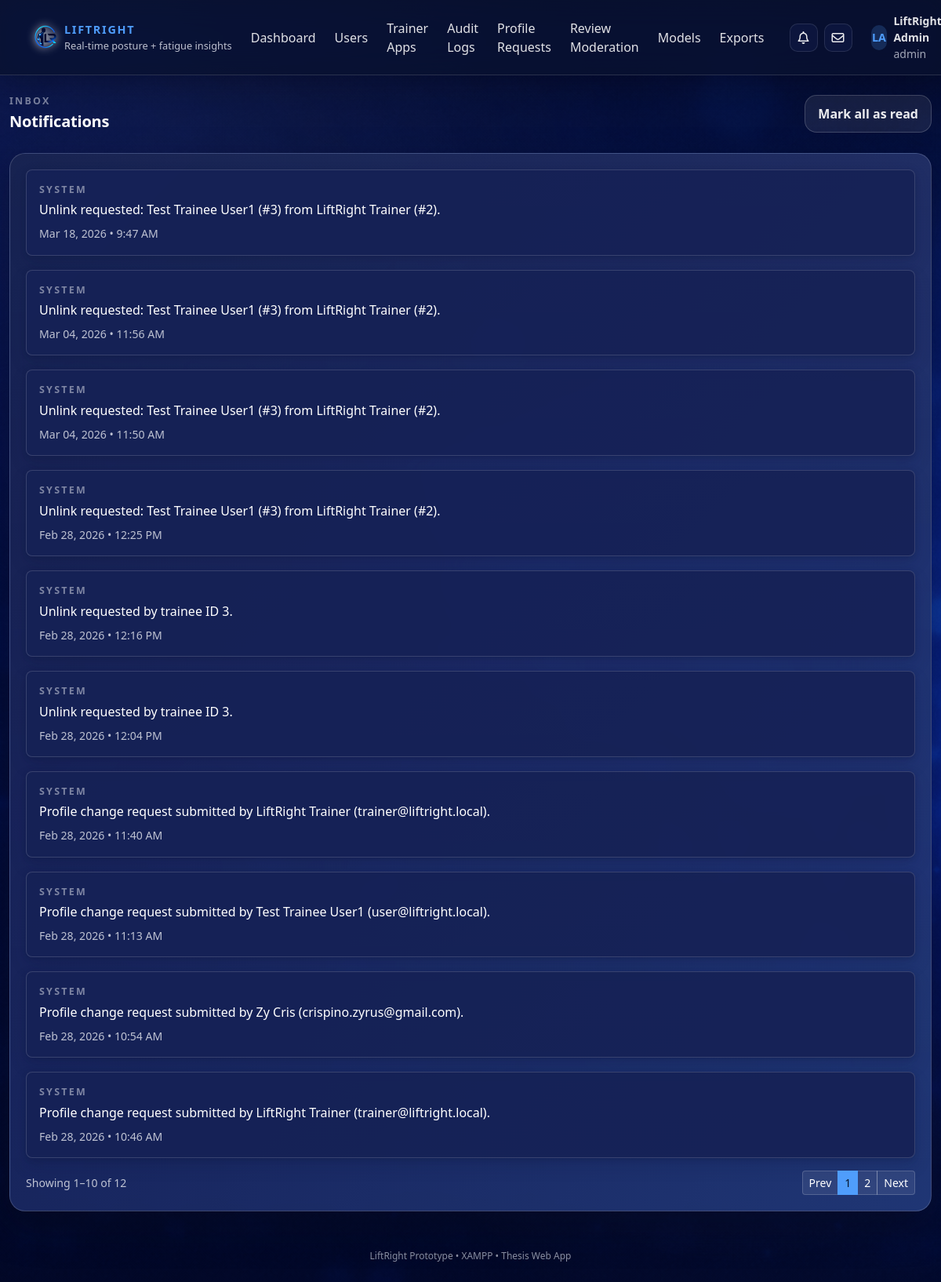
Before: /web/notifications.php (signed in) with the older database file.
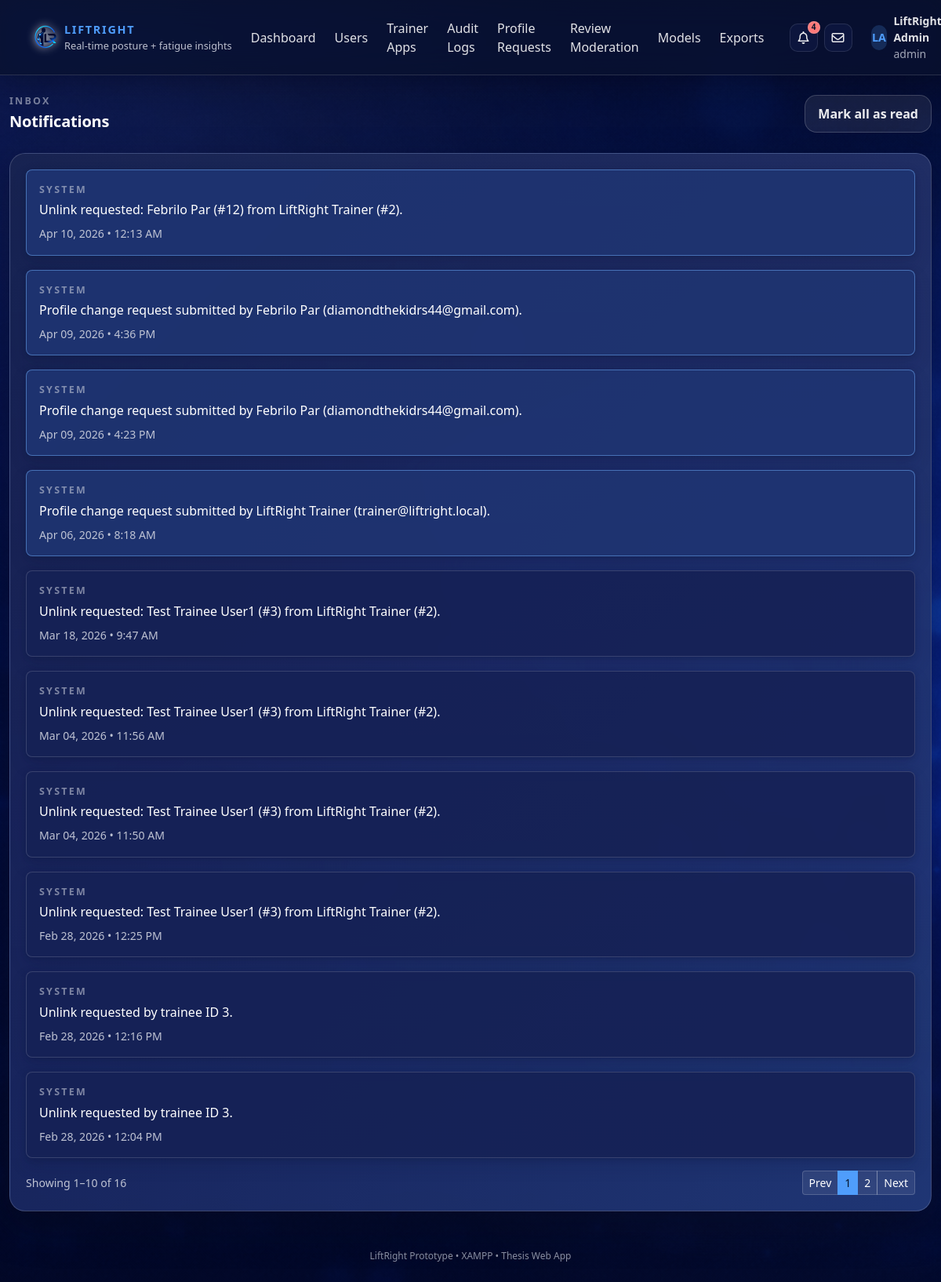
After: the same page with the newer database file.
### tables this page shows
CREATE TABLE `notifications` (
  `notif_id` bigint NOT NULL,
  `user_id` int NOT NULL,
  `notif_type` enum('assignment','review_posted','session_uploaded','system') NOT NULL DEFAULT 'system',
  `message` varchar(255) NOT NULL,
  `log_id` bigint DEFAULT NULL,
  `from_user_id` int DEFAULT NULL,
  `is_read` tinyint(1) NOT NULL DEFAULT '0',
  `created_at` timestamp NOT NULL DEFAULT CURRENT_TIMESTAMP
);

### web/config/config.php (called while the page is built, shortened)
<?php
$BASE_URL = "/liftright/web";
function h(string $s): string {
  return htmlspecialchars($s, ENT_QUOTES, 'UTF-8');
}

### web/includes/db_helpers.php (called while the page is built, shortened)
<?php
if (!function_exists('table_exists')) {
  function table_exists(mysqli $db, string $table): bool {
    static $cache = [];
    if (isset($cache[$table])) return $cache[$table];
    $stmt = $db->prepare("
      SELECT 1
      FROM information_schema.tables
      WHERE table_schema = DATABASE()
        AND table_name = ?
      LIMIT 1
    ");
    $stmt->bind_param("s", $table);
    $stmt->execute();
    $res = $stmt->get_result();
    $exists = ($res && $res->num_rows > 0);
    return $cache[$table] = $exists;
  }
}

### web/notifications.php (the view, shortened to what the changed rows need)
<?php
require_once __DIR__ . '/config/config.php';
$user_id = (int)$_SESSION['user_id'];
$page = max(1, (int)($_GET['page'] ?? 1));
$per_page = 10;
$stmt = $mysqli->prepare("SELECT COUNT(*) AS cnt FROM notifications WHERE user_id = ?");
$stmt->bind_param("i", $user_id);
$stmt->execute();
$total_rows = (int)$stmt->get_result()->fetch_assoc()['cnt'];
$total_pages = max(1, ceil($total_rows / $per_page));
$offset = ($page - 1) * $per_page;
$notifs = [];
$stmt = $mysqli->prepare("
  SELECT notif_id, notif_type, message, log_id, is_read, created_at
  FROM notifications
  WHERE user_id = ?
  ORDER BY created_at DESC
  LIMIT ? OFFSET ?
");
$stmt->bind_param("iii", $user_id, $per_page, $offset);
$stmt->execute();
$res = $stmt->get_result();
while ($n = $res->fetch_assoc()) $notifs[] = $n;
require __DIR__ . '/includes/head.php';
?>
<body>
<?php require __DIR__ . '/includes/navbar.php'; ?>
<div class="lr-page-wrapper">
  <div class="container lr-main-container py-4">
    <div class="row mb-4 align-items-center">
      <div class="col-md-8">
        <h1 class="lr-section-heading mb-1">Notifications</h1>
      </div>
    </div>
    <div class="lr-card">
      <div class="lr-card-body">
        <?php if (count($notifs) === 0): ?>
          <div class="lr-stat-subtext">No notifications yet.</div>
        <?php else: ?>
          <div class="d-grid gap-3">
            <?php foreach ($notifs as $n): ?>
              <?php $isUnread = ((int)$n['is_read'] === 0); ?>
              <div class="p-3 rounded-3 lr-notif-card <?= $isUnread ? 'lr-notif-card-unread' : '' ?>">
                <div class="d-flex justify-content-between align-items-start gap-3">
                  <div>
                    <div class="lr-section-title mb-1"><?= h($n['notif_type']) ?></div>
                    <div><?= h($n['message']) ?></div>
                    <div class="lr-stat-subtext mt-2">
                      <?= h(date("M d, Y • g:i A", strtotime($n['created_at']))) ?>
                    </div>
                  </div>
                </div>
              </div>
            <?php endforeach; ?>
          </div>
          <?php if ($total_pages > 1): ?>
            <div class="d-flex justify-content-between align-items-center mt-3">
              <div class="lr-stat-subtext">
                Showing <?= ($offset + 1) ?>–<?= min($offset + $per_page, $total_rows) ?> of <?= $total_rows ?>
              </div>
              <ul class="pagination pagination-sm mb-0">
                <li class="page-item<?= $page <= 1 ? ' disabled' : '' ?>">
                  <a class="page-link" href="<?= $BASE_URL ?>/notifications.php?page=<?= $page-1 ?>">Prev</a>
                </li>
                <?php for ($p=1; $p <= $total_pages; $p++): ?>
                  <li class="page-item<?= $p === $page ? ' active' : '' ?>">
                    <a class="page-link" href="<?= $BASE_URL ?>/notifications.php?page=<?= $p ?>"><?= $p ?></a>
                  </li>
                <?php endfor; ?>
                <li class="page-item<?= $page >= $total_pages ? ' disabled' : '' ?>">
                  <a class="page-link" href="<?= $BASE_URL ?>/notifications.php?page=<?= $page+1 ?>">Next</a>
                </li>
              </ul>
            </div>
          <?php endif; ?>
        <?php endif; ?>
      </div>
    </div>
  </div>
</div>
<?php require __DIR__ . '/includes/footer.php'; ?>

### web/includes/navbar.php (shortened to what the changed rows need)
<?php
global $BASE_URL;
global $mysqli;
require_once __DIR__ . '/db_helpers.php';
$role = $_SESSION['role'] ?? null;
$user_id = (int)($_SESSION['user_id'] ?? 0);
function unread_count(mysqli $db, int $user_id, string $table): int {
  $allowed = ['notifications', 'messages'];
  if (!table_exists($db, $table)) return 0;
  if ($table === 'notifications') {
    $sql = "SELECT COUNT(*) AS c FROM notifications WHERE user_id = ? AND is_read = 0";
  } else {
    $sql = "SELECT COUNT(*) AS c FROM messages WHERE recipient_id = ? AND is_read = 0";
  }
  $stmt = $db->prepare($sql);
  $stmt->bind_param("i", $user_id);
  $stmt->execute();
  $row = $stmt->get_result()->fetch_assoc();
  return (int)($row['c'] ?? 0);
}
$notif_unread = (isset($mysqli) && $mysqli instanceof mysqli) ? unread_count($mysqli, $user_id, 'notifications') : 0;
?>
<nav class="navbar navbar-expand-lg fixed-top liftright-navbar">
  <div class="container">
    <div class="collapse navbar-collapse" id="lrNav">
      <ul class="navbar-nav ms-auto align-items-lg-center gap-lg-2">
        <?php if (!$role): ?>
          <li class="nav-item"><a class="nav-link" href="<?= $BASE_URL ?>/login.php">Login</a></li>
          <li class="nav-item"><a class="btn btn-primary btn-sm" href="<?= $BASE_URL ?>/register.php">Create account</a></li>
        <?php else: ?>
          <li class="nav-item d-flex align-items-center gap-2 ms-lg-3">
            <div class="dropdown">
              <button class="lr-icon-btn" type="button"
                      data-bs-toggle="dropdown" data-bs-auto-close="outside"
                      aria-expanded="false" aria-label="Notifications">
                <i class="fa-regular fa-bell"></i>
                <?php if ($notif_unread > 0): ?>
                  <span class="lr-dot-badge"><?= (int)$notif_unread ?></span>
                <?php endif; ?>
              </button>
            </div>
          </li>
        <?php endif; ?>
      </ul>
    </div>
  </div>
</nav>

Changed rows visible on the page:
no longer on this page (row unchanged): notifications: notif_type "SYSTEM", message "Profile change request submitted by LiftRight Trainer (trainer@liftright.local).", created_at "Feb 28, 2026 • 11:40 AM"
no longer on this page (row unchanged): notifications: notif_type "SYSTEM", message "Profile change request submitted by Test Trainee User1 (user@liftright.local).", created_at "Feb 28, 2026 • 11:13 AM"
no longer on this page (row unchanged): notifications: notif_type "SYSTEM", message "Profile change request submitted by Zy Cris (crispino.zyrus@gmail.com).", created_at "Feb 28, 2026 • 10:54 AM"
no longer on this page (row unchanged): notifications: notif_type "SYSTEM", message "Profile change request submitted by LiftRight Trainer (trainer@liftright.local).", created_at "Feb 28, 2026 • 10:46 AM"
added notifications: notif_type "SYSTEM", message "Unlink requested: Febrilo Par (#12) from LiftRight Trainer (#2).", created_at "Apr 10, 2026 • 12:13 AM", is_read 0 (drawn)
added notifications: notif_type "SYSTEM", message "Profile change request submitted by Febrilo Par (diamondthekidrs44@gmail.com).", created_at "Apr 09, 2026 • 4:36 PM", is_read 0 (drawn)
added notifications: notif_type "SYSTEM", message "Profile change request submitted by Febrilo Par (diamondthekidrs44@gmail.com).", created_at "Apr 09, 2026 • 4:23 PM", is_read 0 (drawn)
added notifications: notif_type "SYSTEM", message "Profile change request submitted by LiftRight Trainer (trainer@liftright.local).", created_at "Apr 06, 2026 • 8:18 AM", is_read 0 (drawn)
Other visible differences:
$notif_unread: (not shown) → "4"
$total_rows: "12" → "16"
